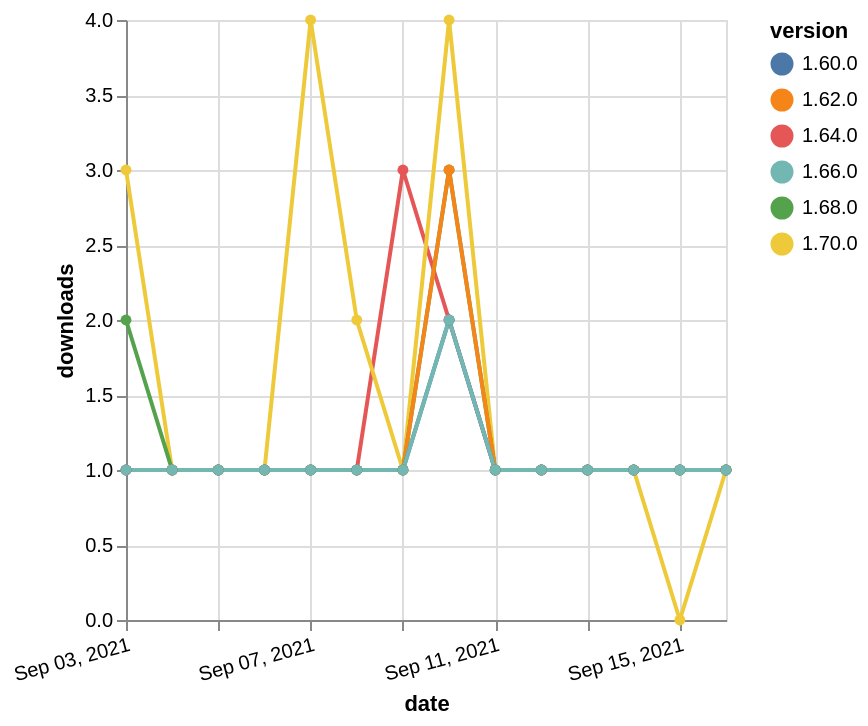

Vega-Lite specification for this chart:
### Vega-Lite specification from a JSON file in a GitHub repository (floating-point values rounded to 4 significant figures)
{"$schema": "https://vega.github.io/schema/vega-lite/v5.json", "description": "A simple bar chart with embedded data.", "data": {"values": [{"date": "2021-09-03", "total": 282, "delta": 1, "version": "1.64.0"}, {"date": "2021-09-04", "total": 283, "delta": 1, "version": "1.64.0"}, {"date": "2021-09-05", "total": 284, "delta": 1, "version": "1.64.0"}, {"date": "2021-09-06", "total": 285, "delta": 1, "version": "1.64.0"}, {"date": "2021-09-07", "total": 286, "delta": 1, "version": "1.64.0"}, {"date": "2021-09-08", "total": 287, "delta": 1, "version": "1.64.0"}, {"date": "2021-09-09", "total": 290, "delta": 3, "version": "1.64.0"}, {"date": "2021-09-10", "total": 292, "delta": 2, "version": "1.64.0"}, {"date": "2021-09-11", "total": 293, "delta": 1, "version": "1.64.0"}, {"date": "2021-09-12", "total": 294, "delta": 1, "version": "1.64.0"}, {"date": "2021-09-13", "total": 295, "delta": 1, "version": "1.64.0"}, {"date": "2021-09-14", "total": 296, "delta": 1, "version": "1.64.0"}, {"date": "2021-09-15", "total": 297, "delta": 1, "version": "1.64.0"}, {"date": "2021-09-16", "total": 298, "delta": 1, "version": "1.64.0"}, {"date": "2021-09-03", "total": 146, "delta": 3, "version": "1.70.0"}, {"date": "2021-09-04", "total": 147, "delta": 1, "version": "1.70.0"}, {"date": "2021-09-05", "total": 148, "delta": 1, "version": "1.70.0"}, {"date": "2021-09-06", "total": 149, "delta": 1, "version": "1.70.0"}, {"date": "2021-09-07", "total": 153, "delta": 4, "version": "1.70.0"}, {"date": "2021-09-08", "total": 155, "delta": 2, "version": "1.70.0"}, {"date": "2021-09-09", "total": 156, "delta": 1, "version": "1.70.0"}, {"date": "2021-09-10", "total": 160, "delta": 4, "version": "1.70.0"}, {"date": "2021-09-11", "total": 161, "delta": 1, "version": "1.70.0"}, {"date": "2021-09-12", "total": 162, "delta": 1, "version": "1.70.0"}, {"date": "2021-09-13", "total": 163, "delta": 1, "version": "1.70.0"}, {"date": "2021-09-14", "total": 164, "delta": 1, "version": "1.70.0"}, {"date": "2021-09-15", "total": 164, "delta": 0, "version": "1.70.0"}, {"date": "2021-09-16", "total": 165, "delta": 1, "version": "1.70.0"}, {"date": "2021-09-03", "total": 217, "delta": 2, "version": "1.68.0"}, {"date": "2021-09-04", "total": 218, "delta": 1, "version": "1.68.0"}, {"date": "2021-09-05", "total": 219, "delta": 1, "version": "1.68.0"}, {"date": "2021-09-06", "total": 220, "delta": 1, "version": "1.68.0"}, {"date": "2021-09-07", "total": 221, "delta": 1, "version": "1.68.0"}, {"date": "2021-09-08", "total": 222, "delta": 1, "version": "1.68.0"}, {"date": "2021-09-09", "total": 223, "delta": 1, "version": "1.68.0"}, {"date": "2021-09-10", "total": 226, "delta": 3, "version": "1.68.0"}, {"date": "2021-09-11", "total": 227, "delta": 1, "version": "1.68.0"}, {"date": "2021-09-12", "total": 228, "delta": 1, "version": "1.68.0"}, {"date": "2021-09-13", "total": 229, "delta": 1, "version": "1.68.0"}, {"date": "2021-09-14", "total": 230, "delta": 1, "version": "1.68.0"}, {"date": "2021-09-15", "total": 231, "delta": 1, "version": "1.68.0"}, {"date": "2021-09-16", "total": 232, "delta": 1, "version": "1.68.0"}, {"date": "2021-09-03", "total": 339, "delta": 1, "version": "1.62.0"}, {"date": "2021-09-04", "total": 340, "delta": 1, "version": "1.62.0"}, {"date": "2021-09-05", "total": 341, "delta": 1, "version": "1.62.0"}, {"date": "2021-09-06", "total": 342, "delta": 1, "version": "1.62.0"}, {"date": "2021-09-07", "total": 343, "delta": 1, "version": "1.62.0"}, {"date": "2021-09-08", "total": 344, "delta": 1, "version": "1.62.0"}, {"date": "2021-09-09", "total": 345, "delta": 1, "version": "1.62.0"}, {"date": "2021-09-10", "total": 348, "delta": 3, "version": "1.62.0"}, {"date": "2021-09-11", "total": 349, "delta": 1, "version": "1.62.0"}, {"date": "2021-09-12", "total": 350, "delta": 1, "version": "1.62.0"}, {"date": "2021-09-13", "total": 351, "delta": 1, "version": "1.62.0"}, {"date": "2021-09-14", "total": 352, "delta": 1, "version": "1.62.0"}, {"date": "2021-09-15", "total": 353, "delta": 1, "version": "1.62.0"}, {"date": "2021-09-16", "total": 354, "delta": 1, "version": "1.62.0"}, {"date": "2021-09-03", "total": 290, "delta": 1, "version": "1.60.0"}, {"date": "2021-09-04", "total": 291, "delta": 1, "version": "1.60.0"}, {"date": "2021-09-05", "total": 292, "delta": 1, "version": "1.60.0"}, {"date": "2021-09-06", "total": 293, "delta": 1, "version": "1.60.0"}, {"date": "2021-09-07", "total": 294, "delta": 1, "version": "1.60.0"}, {"date": "2021-09-08", "total": 295, "delta": 1, "version": "1.60.0"}, {"date": "2021-09-09", "total": 296, "delta": 1, "version": "1.60.0"}, {"date": "2021-09-10", "total": 298, "delta": 2, "version": "1.60.0"}, {"date": "2021-09-11", "total": 299, "delta": 1, "version": "1.60.0"}, {"date": "2021-09-12", "total": 300, "delta": 1, "version": "1.60.0"}, {"date": "2021-09-13", "total": 301, "delta": 1, "version": "1.60.0"}, {"date": "2021-09-14", "total": 302, "delta": 1, "version": "1.60.0"}, {"date": "2021-09-15", "total": 303, "delta": 1, "version": "1.60.0"}, {"date": "2021-09-16", "total": 304, "delta": 1, "version": "1.60.0"}, {"date": "2021-09-03", "total": 160, "delta": 1, "version": "1.66.0"}, {"date": "2021-09-04", "total": 161, "delta": 1, "version": "1.66.0"}, {"date": "2021-09-05", "total": 162, "delta": 1, "version": "1.66.0"}, {"date": "2021-09-06", "total": 163, "delta": 1, "version": "1.66.0"}, {"date": "2021-09-07", "total": 164, "delta": 1, "version": "1.66.0"}, {"date": "2021-09-08", "total": 165, "delta": 1, "version": "1.66.0"}, {"date": "2021-09-09", "total": 166, "delta": 1, "version": "1.66.0"}, {"date": "2021-09-10", "total": 168, "delta": 2, "version": "1.66.0"}, {"date": "2021-09-11", "total": 169, "delta": 1, "version": "1.66.0"}, {"date": "2021-09-12", "total": 170, "delta": 1, "version": "1.66.0"}, {"date": "2021-09-13", "total": 171, "delta": 1, "version": "1.66.0"}, {"date": "2021-09-14", "total": 172, "delta": 1, "version": "1.66.0"}, {"date": "2021-09-15", "total": 173, "delta": 1, "version": "1.66.0"}, {"date": "2021-09-16", "total": 174, "delta": 1, "version": "1.66.0"}]}, "width": "container", "mark": {"type": "line", "point": {"filled": true}}, "encoding": {"x": {"field": "date", "type": "temporal", "timeUnit": "yearmonthdate", "title": "date", "axis": {"labelAngle": -15}}, "y": {"field": "delta", "type": "quantitative", "title": "downloads"}, "color": {"field": "version", "type": "nominal"}, "tooltip": {"field": "delta"}}}
